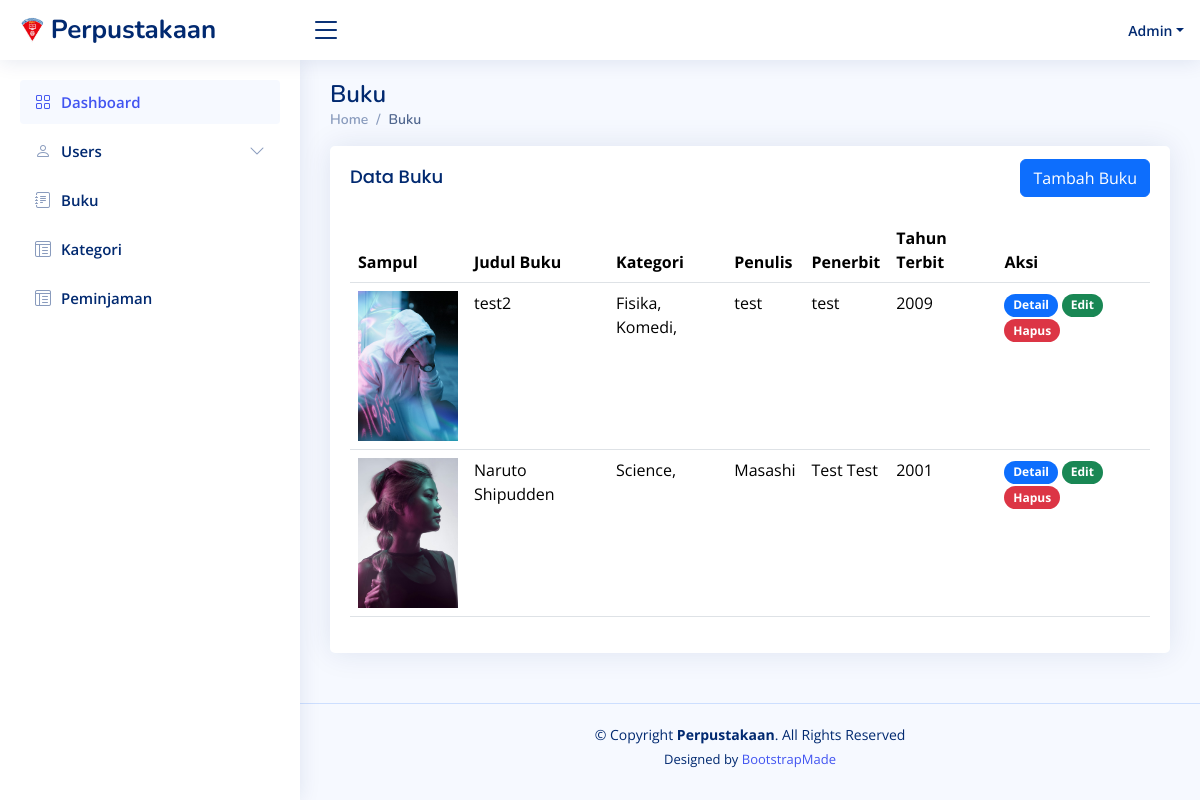
The app's page /buku (signed in), older data.
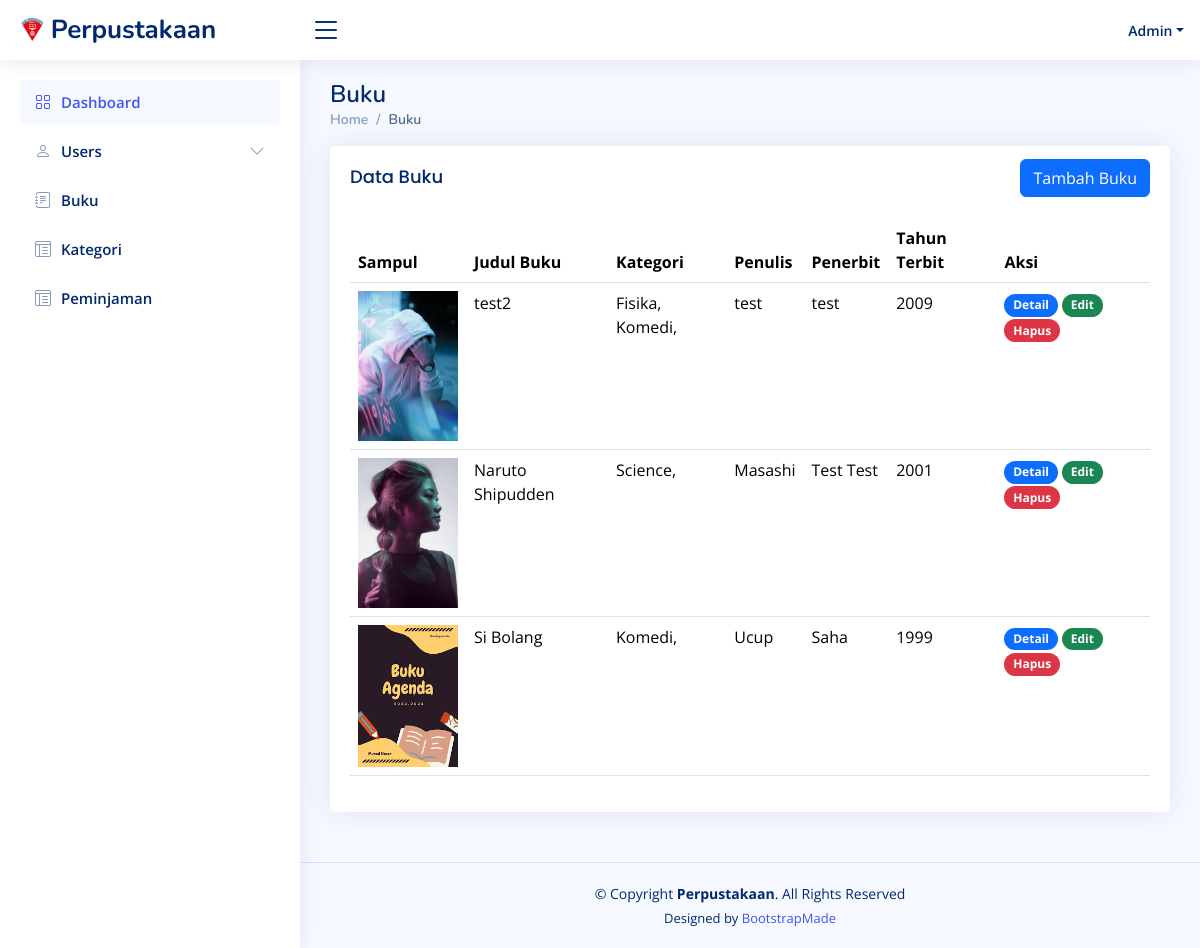
The same page, newer data.
### tables this page shows
CREATE TABLE `buku` (
  `BukuID` int NOT NULL,
  `Judul` varchar(255) NOT NULL,
  `Penulis` varchar(255) NOT NULL,
  `Penerbit` varchar(255) NOT NULL,
  `TahunTerbit` year NOT NULL,
  `Sampul` varchar(100) NOT NULL
);

### app/core/Controller.php (called while the page is built, shortened)
<?php
class Controller
{
  public function view($view, $data = []): void
  {
    require_once '../app/views/' . $view . '.php';
  }
  public function model($modelClass): object
  {
    return new $modelClass;
  }
}

### app/controllers/Buku.php (called while the page is built, shortened)
<?php
class Buku extends Controller
{
    public function index()
    {
        $data = [
            'title' => 'Data Buku',
            'data_buku' => $this->model('BukuModel')->get(),
            'kategoribuku' => $this->model('KategoriRelasiModel')->get()
        ];
        $this->view('template/header', $data);
        $this->view('buku/index', $data);
        $this->view('template/footer', $data);
    }
}

### app/core/App.php (called while the page is built, shortened)
<?php
class App {
  protected $controller = 'Web', $method = 'index', $params = [];
  public function __construct()
  {
    $this->controller = new $this->controller;
    call_user_func_array([$this->controller, $this->method], $this->params);
  }
}

### public/index.php (called while the page is built, shortened)
<?php
require_once '../app/init.php';
$app = new App;

### app/core/Database.php (called while the page is built, shortened)
<?php
class Database {
  private $host = DBHOST, $user = DBUSER, $pass = DBPASS, $dbname = DBNAME;
  private $dbh;
  private $stmt;
  public function __construct()
  {
    $dsn = "mysql:host=$this->host;dbname=$this->dbname";
    $options = [
      PDO::ATTR_PERSISTENT => true,
      PDO::ATTR_ERRMODE    => PDO::ERRMODE_EXCEPTION
    ];
    try {
      $this->dbh = new PDO($dsn, $this->user, $this->pass, $options);
    } catch(PDOException $e) {
      die($e->getMessage());
    }
  }
  public function query($query): void {
    $this->stmt = $this->dbh->prepare($query);
  }
  public function execute(): void {
    $this->stmt->execute();
  }
  public function resultSet(): array {
    $this->execute();
    return $this->stmt->fetchAll(PDO::FETCH_ASSOC);
  }
}

### app/core/BaseModel.php (called while the page is built, shortened)
<?php
class BaseModel
{
    public $db;
    protected $table;
    public function __construct()
    {
        $this->db = new Database();
    }
    public function selectData(string $view = null, string $select = null, array $orderBy = [], array $kondisi = null, string $limit = ''): void
    {
        $table = (!is_null($view)) ? $view : $this->table;
        $setSelect = (!is_null($select)) ? $select : "*";
        $setOrder = "";
        if (count($orderBy) > 0) {
            $keyOrder = array_keys($orderBy)[0];
            $valueOrder = array_values($orderBy)[0];
            $setOrder = "ORDER BY $keyOrder $valueOrder";
        }
        $query = "SELECT $setSelect FROM $table $setOrder $limit";
        if (!is_null($kondisi)) {
            if (array_key_exists("logic", $kondisi)) {
                $logic = $kondisi['logic'];
                $i = 1;
            } else {
                $logic = "";
                $i = 0;
            };
            $arr = [];
            for ($i; $i <= count($kondisi) - 1; $i++) {
                $arr += [array_keys($kondisi)[$i] => array_values($kondisi)[$i]];
            }
            $setKondisi = implode(" ? $logic ", array_keys($arr)) . " ? ";
            $query = "SELECT $setSelect FROM $table WHERE ($setKondisi) $setOrder $limit";
            $this->db->query($query);
            $i = 1;
            foreach ($arr as $value) {
                $this->db->bind($i, $value);
                $i++;
            }
        } else {
            $this->db->query($query);
        }
    }
    public function fetchAll(): array
    {
        return $this->db->resultSet();
    }
}

### app/models/BukuModel.php (called while the page is built, shortened)
<?php
class BukuModel extends BaseModel
{
    public function get()
    {
        $this->selectData();
        return $this->fetchAll();
    }
}

### app/init.php (called while the page is built, shortened)
<?php
spl_autoload_register(function ($class) {
    $class = explode('\\', $class);
    $class = end($class);
});

### app/models/KategoriRelasiModel.php (called while the page is built, shortened)
<?php
class KategoriRelasiModel extends BaseModel
{
    protected $view = 'view_kategoribuku';
    public function get()
    {
        $this->selectData($this->view, orderBy: ['NamaKategori' => 'ASC']);
        return $this->fetchAll();
    }
}

### app/views/buku/index.php (the view, shortened to what this page needs)
<div class="pagetitle">
    <h1>Buku</h1>
    <nav>
        <ol class="breadcrumb">
            <li class="breadcrumb-item"><a href="index.html">Home</a></li>
            <li class="breadcrumb-item active">Buku</li>
        </ol>
    </nav>
</div>
<section class="section">
    <div class="row">
        <div class="col-lg-12">
            <div class="card">
                <div class="card-body">
                <div class="d-flex mb-2 justify-content-between align-items-center">
                    <h5 class="card-title">Data Buku</h5>
                    <a href="<?= BASEURL ?>/buku/create" class="btn btn-primary">Tambah Buku</a>
                </div>
                    <table class="table datatable">
                        <thead>
                            <tr>
                                <th>Sampul</th>
                                <th>Judul Buku</th>
                                <th>Kategori</th>
                                <th>Penulis</th>
                                <th>Penerbit</th>
                                <th>Tahun Terbit</th>
                                <th>Aksi</th>
                            </tr>
                        </thead>
                        <tbody>
                            <?php foreach($data['data_buku'] as $item): ?>
                            <tr>
                                <td><img src="<?= BASEURL ?>/img/sampul/<?= $item['Sampul'] ?>" alt="Sampul Buku" width="100"></td>
                                <td><?= $item['Judul'] ?></td>
                                <td><?php foreach ($data['kategoribuku'] as $kategori) {
                                    if($item['BukuID'] == $kategori['BukuID']) {
                                        echo $kategori['NamaKategori'] . ', ';
                                    }
                                } ?></td>
                                <td><?= $item['Penulis'] ?></td>
                                <td><?= $item['Penerbit'] ?></td>
                                <td><?= $item['TahunTerbit'] ?></td>
                                <td>
                                    <a href="<?= BASEURL ?>/buku/detail/<?= $item['BukuID'] ?>" class="btn badge rounded-pill bg-primary">Detail</a>
                                    <a href="<?= BASEURL ?>/buku/edit/<?= $item['BukuID'] ?>" class="btn badge rounded-pill bg-success">Edit</a>
                                    <form action="<?= BASEURL ?>/buku/destroy" method="post" class="d-inline">
                                        <button type="submit" class="btn badge rounded-pill bg-danger">Hapus</button>
                                    </form>
                                </td>
                            </tr>
                            <?php endforeach ?>
                        </tbody>
                    </table>
                </div>
            </div>
        </div>
    </div>
</section>

### app/views/template/header.php (shortened to what this page needs)
<!DOCTYPE html>
<html lang="en">
<head>
  <link href="<?= BASEURL ?>/vendor/bootstrap/css/bootstrap.min.css" rel="stylesheet">
  <link href="<?= BASEURL ?>/vendor/bootstrap-icons/bootstrap-icons.css" rel="stylesheet">
  <link href="<?= BASEURL ?>/vendor/boxicons/css/boxicons.min.css" rel="stylesheet">
  <link href="<?= BASEURL ?>/vendor/quill/quill.snow.css" rel="stylesheet">
  <link href="<?= BASEURL ?>/vendor/quill/quill.bubble.css" rel="stylesheet">
  <link href="<?= BASEURL ?>/vendor/remixicon/remixicon.css" rel="stylesheet">
  <link href="<?= BASEURL ?>/vendor/simple-datatables/style.css" rel="stylesheet">
  <link href="<?= BASEURL ?>/css/style.css" rel="stylesheet">
</head>
<body>
  <?php require_once __DIR__ . '/navsidebar.php' ?>
  <main id="main" class="main">

### app/views/template/navsidebar.php (shortened to what this page needs)
<header id="header" class="header fixed-top d-flex align-items-center">
  <div class="d-flex align-items-center justify-content-between">
    <a href="index.html" class="logo d-flex align-items-center">
      <img src="assets/img/logo.png" alt="">
      <span class="d-none d-lg-block"><?= APP_NAME ?></span>
    </a>
    <i class="bi bi-list toggle-sidebar-btn"></i>
  </div>
  <nav class="header-nav ms-auto">
    <ul class="d-flex align-items-center">
      <li class="nav-item dropdown pe-3">
        <a class="nav-link nav-profile d-flex align-items-center pe-0" href="#" data-bs-toggle="dropdown">
          <span class="d-none d-md-block dropdown-toggle ps-2"><?= $_SESSION['NamaLengkap'] ?></span>
        </a>
      </li>
    </ul>
  </nav>
</header>
<aside id="sidebar" class="sidebar">
  <ul class="sidebar-nav" id="sidebar-nav">
    <?php if ($_SESSION['Role'] !== 'peminjam') : ?>
      <li class="nav-item">
        <a class="nav-link " href="index.html">
          <i class="bi bi-grid"></i>
          <span>Dashboard</span>
        </a>
      </li>
    <?php endif ?>
    <?php if ($_SESSION['Role'] === 'admin') : ?>
      <li class="nav-item">
        <a class="nav-link collapsed" data-bs-target="#components-nav" data-bs-toggle="collapse" href="#">
          <i class="bi bi-person"></i><span>Users</span><i class="bi bi-chevron-down ms-auto"></i>
        </a>
      </li>
    <?php endif ?>
    <?php if ($_SESSION['Role'] !== 'peminjam') : ?>
      <li class="nav-item">
        <a class="nav-link collapsed" href="<?= BASEURL ?>/buku">
          <i class="bi bi-journal-text"></i>
          <span>Buku</span>
        </a>
      </li>
    <?php endif ?>
    <?php if ($_SESSION['Role'] === 'admin') : ?>
      <li class="nav-item">
        <a class="nav-link collapsed" href="<?= BASEURL ?>/kategori">
          <i class="bi bi-layout-text-window-reverse"></i>
          <span>Kategori</span>
        </a>
      </li>
    <?php endif ?>
    <?php if ($_SESSION['Role'] !== 'peminjam') : ?>
      <li class="nav-item">
        <a class="nav-link collapsed" href="<?= BASEURL ?>/peminjaman">
          <i class="bi bi-layout-text-window-reverse"></i>
          <span>Peminjaman</span>
        </a>
      </li>
    <?php endif ?>
  </ul>
</aside>

### app/views/template/footer.php (shortened to what this page needs)
</main>
<footer id="footer" class="footer">
    <div class="copyright">
        &copy; Copyright <strong><span><?= APP_NAME ?></span></strong>. All Rights Reserved
    </div>
    <div class="credits">
        Designed by <a href="https://bootstrapmade.com/">BootstrapMade</a>
    </div>
</footer>
</body>
</html>

### public/css/style.css (style rules this page uses)
:root { scroll-behavior: smooth; }
body { font-family: "Open Sans", sans-serif; background: #f6f9ff; color: #444444; }
a { color: #4154f1; text-decoration: none; }
h1, h2, h3, h4, h5, h6 { font-family: "Nunito", sans-serif; }
#main { margin-top: 60px; padding: 20px 30px; transition: all 0.3s; }
.pagetitle { margin-bottom: 10px; }
.pagetitle h1 { font-size: 24px; margin-bottom: 0; font-weight: 600; color: #012970; }
.card { margin-bottom: 30px; border: none; border-radius: 5px; box-shadow: 0px 0 30px rgba(1, 41, 112, 0.1); }
.card-title { padding: 20px 0 15px 0; font-size: 18px; font-weight: 500; color: #012970; font-family: "Poppins", sans-serif; }
.card-body { padding: 0 20px 20px 20px; }
.breadcrumb { font-size: 14px; font-family: "Nunito", sans-serif; color: #899bbd; font-weight: 600; }
.breadcrumb a { color: #899bbd; transition: 0.3s; }
.breadcrumb .breadcrumb-item::before { color: #899bbd; }
.breadcrumb .active { color: #51678f; font-weight: 600; }
.logo { line-height: 1; }
@media (min-width: 1200px) { .logo { width: 280px; } }
.logo img { max-height: 26px; margin-right: 6px; }
.logo span { font-size: 26px; font-weight: 700; color: #012970; font-family: "Nunito", sans-serif; }
.header { transition: all 0.5s; z-index: 997; height: 60px; box-shadow: 0px 2px 20px rgba(1, 41, 112, 0.1); background-color: #fff; padding-left: 20px; }
.header .toggle-sidebar-btn { font-size: 32px; padding-left: 10px; cursor: pointer; color: #012970; }
.header-nav ul { list-style: none; }
.header-nav>ul { margin: 0; padding: 0; }
.header-nav .nav-profile { color: #012970; }
.header-nav .nav-profile span { font-size: 14px; font-weight: 600; }
.sidebar { position: fixed; top: 60px; left: 0; bottom: 0; width: 300px; z-index: 996; transition: all 0.3s; padding: 20px; overflow-y: auto; scrollbar-width: thin; scrollbar-color: #aab7cf transparent; box-shadow: 0px 0px 20px rgba(1, 41, 112, 0.1); background-color: #fff; }
@media (min-width: 1200px) { #main, #footer { margin-left: 300px; } }
.sidebar-nav { padding: 0; margin: 0; list-style: none; }
.sidebar-nav li { padding: 0; margin: 0; list-style: none; }
.sidebar-nav .nav-item { margin-bottom: 5px; }
.sidebar-nav .nav-link { display: flex; align-items: center; font-size: 15px; font-weight: 600; color: #4154f1; transition: 0.3; background: #f6f9ff; padding: 10px 15px; border-radius: 4px; }
.sidebar-nav .nav-link i { font-size: 16px; margin-right: 10px; color: #4154f1; }
.sidebar-nav .nav-link.collapsed { color: #012970; background: #fff; }
.sidebar-nav .nav-link.collapsed i { color: #899bbd; }
.sidebar-nav .nav-link .bi-chevron-down { margin-right: 0; transition: transform 0.2s ease-in-out; }
.footer { padding: 20px 0; font-size: 14px; transition: all 0.3s; border-top: 1px solid #cddfff; }
.footer .copyright { text-align: center; color: #012970; }
.footer .credits { padding-top: 5px; text-align: center; font-size: 13px; color: #012970; }

Row changes from the older to the newer data that the page shows:
added buku: Sampul (picture), Judul "Si Bolang", NamaKategori "Komedi", Penulis "Ucup", Penerbit "Saha", TahunTerbit "1999"
